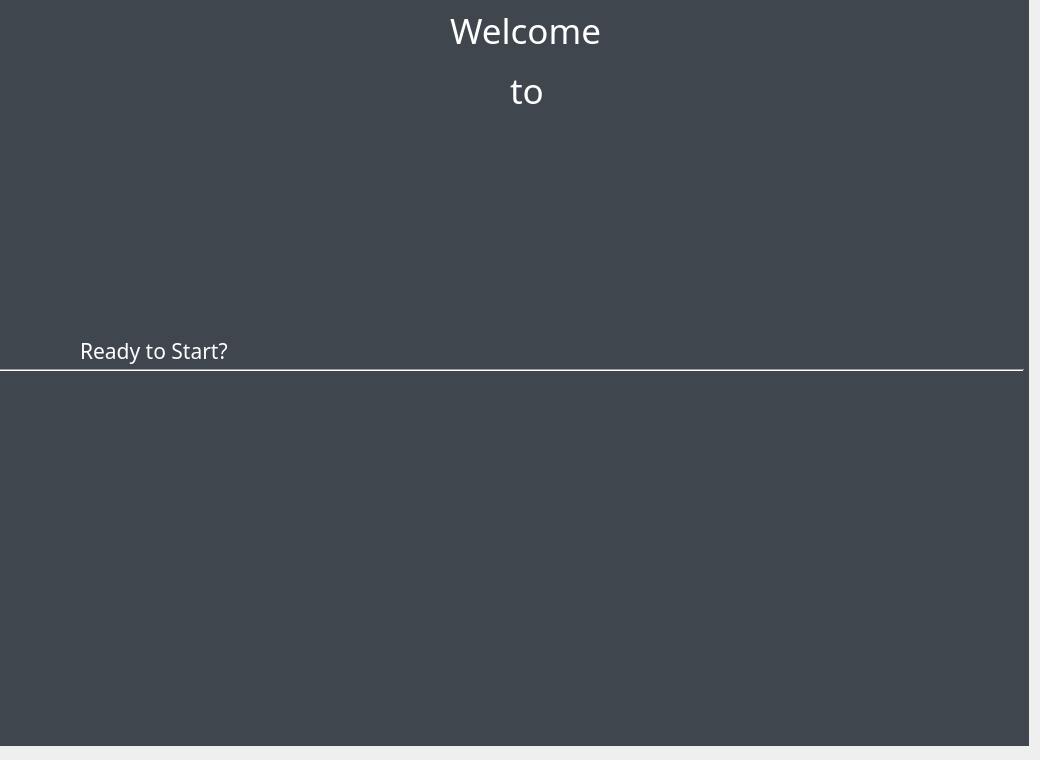
    <widget class="QWidget" name="page_1">
     <widget class="QLabel" name="label_2">
      <property name="geometry">
       <rect>
        <x>450</x>
        <y>0</y>
        <width>161</width>
        <height>61</height>
       </rect>
      </property>
      <property name="palette">
       <palette>
        <active>
         <colorrole role="WindowText">
          <brush brushstyle="SolidPattern">
           <color alpha="255">
            <red>255</red>
            <green>255</green>
            <blue>255</blue>
           </color>
          </brush>
         </colorrole>
         <colorrole role="Text">
          <brush brushstyle="SolidPattern">
           <color alpha="255">
            <red>255</red>
            <green>255</green>
            <blue>255</blue>
           </color>
          </brush>
         </colorrole>
         <colorrole role="ButtonText">
          <brush brushstyle="SolidPattern">
           <color alpha="255">
            <red>255</red>
            <green>255</green>
            <blue>255</blue>
           </color>
          </brush>
         </colorrole>
         <colorrole role="PlaceholderText">
          <brush brushstyle="SolidPattern">
           <color alpha="128">
            <red>255</red>
            <green>255</green>
            <blue>255</blue>
           </color>
          </brush>
         </colorrole>
        </active>
        <inactive>
         <colorrole role="WindowText">
          <brush brushstyle="SolidPattern">
           <color alpha="255">
            <red>255</red>
            <green>255</green>
            <blue>255</blue>
           </color>
          </brush>
         </colorrole>
         <colorrole role="Text">
          <brush brushstyle="SolidPattern">
           <color alpha="255">
            <red>255</red>
            <green>255</green>
            <blue>255</blue>
           </color>
          </brush>
         </colorrole>
         <colorrole role="ButtonText">
          <brush brushstyle="SolidPattern">
           <color alpha="255">
            <red>255</red>
            <green>255</green>
            <blue>255</blue>
           </color>
          </brush>
         </colorrole>
         <colorrole role="PlaceholderText">
          <brush brushstyle="SolidPattern">
           <color alpha="128">
            <red>255</red>
            <green>255</green>
            <blue>255</blue>
           </color>
          </brush>
         </colorrole>
        </inactive>
        <disabled>
         <colorrole role="WindowText">
          <brush brushstyle="SolidPattern">
           <color alpha="255">
            <red>255</red>
            <green>255</green>
            <blue>255</blue>
           </color>
          </brush>
         </colorrole>
         <colorrole role="Text">
          <brush brushstyle="SolidPattern">
           <color alpha="255">
            <red>255</red>
            <green>255</green>
            <blue>255</blue>
           </color>
          </brush>
         </colorrole>
         <colorrole role="ButtonText">
          <brush brushstyle="SolidPattern">
           <color alpha="255">
            <red>255</red>
            <green>255</green>
            <blue>255</blue>
           </color>
          </brush>
         </colorrole>
         <colorrole role="PlaceholderText">
          <brush brushstyle="SolidPattern">
           <color alpha="128">
            <red>255</red>
            <green>255</green>
            <blue>255</blue>
           </color>
          </brush>
         </colorrole>
        </disabled>
       </palette>
      </property>
      <property name="font">
       <font>
        <family>Eras Demi ITC</family>
        <pointsize>26</pointsize>
       </font>
      </property>
      <property name="styleSheet">
       <string notr="true">color: rgb(255, 255, 255);</string>
      </property>
      <property name="text">
       <string>Welcome</string>
      </property>
      <property name="scaledContents">
       <bool>true</bool>
      </property>
     </widget>
     <widget class="Line" name="line">
      <property name="geometry">
       <rect>
        <x>0</x>
        <y>360</y>
        <width>1024</width>
        <height>20</height>
       </rect>
      </property>
      <property name="orientation">
       <enum>Qt::Horizontal</enum>
      </property>
     </widget>
     <widget class="QLabel" name="label_7">
      <property name="geometry">
       <rect>
        <x>80</x>
        <y>330</y>
        <width>311</width>
        <height>41</height>
       </rect>
      </property>
      <property name="palette">
       <palette>
        <active>
         <colorrole role="WindowText">
          <brush brushstyle="SolidPattern">
           <color alpha="255">
            <red>255</red>
            <green>255</green>
            <blue>255</blue>
           </color>
          </brush>
         </colorrole>
         <colorrole role="Text">
          <brush brushstyle="SolidPattern">
           <color alpha="255">
            <red>255</red>
            <green>255</green>
            <blue>255</blue>
           </color>
          </brush>
         </colorrole>
         <colorrole role="ButtonText">
          <brush brushstyle="SolidPattern">
           <color alpha="255">
            <red>255</red>
            <green>255</green>
            <blue>255</blue>
           </color>
          </brush>
         </colorrole>
         <colorrole role="PlaceholderText">
          <brush brushstyle="SolidPattern">
           <color alpha="128">
            <red>255</red>
            <green>255</green>
            <blue>255</blue>
           </color>
          </brush>
         </colorrole>
        </active>
        <inactive>
         <colorrole role="WindowText">
          <brush brushstyle="SolidPattern">
           <color alpha="255">
            <red>255</red>
            <green>255</green>
            <blue>255</blue>
           </color>
          </brush>
         </colorrole>
         <colorrole role="Text">
          <brush brushstyle="SolidPattern">
           <color alpha="255">
            <red>255</red>
            <green>255</green>
            <blue>255</blue>
           </color>
          </brush>
         </colorrole>
         <colorrole role="ButtonText">
          <brush brushstyle="SolidPattern">
           <color alpha="255">
            <red>255</red>
            <green>255</green>
            <blue>255</blue>
           </color>
          </brush>
         </colorrole>
         <colorrole role="PlaceholderText">
          <brush brushstyle="SolidPattern">
           <color alpha="128">
            <red>255</red>
            <green>255</green>
            <blue>255</blue>
           </color>
          </brush>
         </colorrole>
        </inactive>
        <disabled>
         <colorrole role="WindowText">
          <brush brushstyle="SolidPattern">
           <color alpha="255">
            <red>255</red>
            <green>255</green>
            <blue>255</blue>
           </color>
          </brush>
         </colorrole>
         <colorrole role="Text">
          <brush brushstyle="SolidPattern">
           <color alpha="255">
            <red>255</red>
            <green>255</green>
            <blue>255</blue>
           </color>
          </brush>
         </colorrole>
         <colorrole role="ButtonText">
          <brush brushstyle="SolidPattern">
           <color alpha="255">
            <red>255</red>
            <green>255</green>
            <blue>255</blue>
           </color>
          </brush>
         </colorrole>
         <colorrole role="PlaceholderText">
          <brush brushstyle="SolidPattern">
           <color alpha="128">
            <red>255</red>
            <green>255</green>
            <blue>255</blue>
           </color>
          </brush>
         </colorrole>
        </disabled>
       </palette>
      </property>
      <property name="font">
       <font>
        <family>Eras Demi ITC</family>
        <pointsize>16</pointsize>
       </font>
      </property>
      <property name="styleSheet">
       <string notr="true">color: rgb(255, 255, 255);</string>
      </property>
      <property name="text">
       <string>Ready to Start?</string>
      </property>
      <property name="scaledContents">
       <bool>true</bool>
      </property>
     </widget>
     <widget class="QLabel" name="label_8">
      <property name="geometry">
       <rect>
        <x>320</x>
        <y>20</y>
        <width>401</width>
        <height>321</height>
       </rect>
      </property>
      <property name="palette">
       <palette>
        <active>
         <colorrole role="WindowText">
          <brush brushstyle="SolidPattern">
           <color alpha="255">
            <red>255</red>
            <green>255</green>
            <blue>255</blue>
           </color>
          </brush>
         </colorrole>
         <colorrole role="Text">
          <brush brushstyle="SolidPattern">
           <color alpha="255">
            <red>255</red>
            <green>255</green>
            <blue>255</blue>
           </color>
          </brush>
         </colorrole>
         <colorrole role="ButtonText">
          <brush brushstyle="SolidPattern">
           <color alpha="255">
            <red>255</red>
            <green>255</green>
            <blue>255</blue>
           </color>
          </brush>
         </colorrole>
         <colorrole role="PlaceholderText">
          <brush brushstyle="SolidPattern">
           <color alpha="128">
            <red>255</red>
            <green>255</green>
            <blue>255</blue>
           </color>
          </brush>
         </colorrole>
        </active>
        <inactive>
         <colorrole role="WindowText">
          <brush brushstyle="SolidPattern">
           <color alpha="255">
            <red>255</red>
            <green>255</green>
            <blue>255</blue>
           </color>
          </brush>
         </colorrole>
         <colorrole role="Text">
          <brush brushstyle="SolidPattern">
           <color alpha="255">
            <red>255</red>
            <green>255</green>
            <blue>255</blue>
           </color>
          </brush>
         </colorrole>
         <colorrole role="ButtonText">
          <brush brushstyle="SolidPattern">
           <color alpha="255">
            <red>255</red>
            <green>255</green>
            <blue>255</blue>
           </color>
          </brush>
         </colorrole>
         <colorrole role="PlaceholderText">
          <brush brushstyle="SolidPattern">
           <color alpha="128">
            <red>255</red>
            <green>255</green>
            <blue>255</blue>
           </color>
          </brush>
         </colorrole>
        </inactive>
        <disabled>
         <colorrole role="WindowText">
          <brush brushstyle="SolidPattern">
           <color alpha="255">
            <red>255</red>
            <green>255</green>
            <blue>255</blue>
           </color>
          </brush>
         </colorrole>
         <colorrole role="Text">
          <brush brushstyle="SolidPattern">
           <color alpha="255">
            <red>255</red>
            <green>255</green>
            <blue>255</blue>
           </color>
          </brush>
         </colorrole>
         <colorrole role="ButtonText">
          <brush brushstyle="SolidPattern">
           <color alpha="255">
            <red>255</red>
            <green>255</green>
            <blue>255</blue>
           </color>
          </brush>
         </colorrole>
         <colorrole role="PlaceholderText">
          <brush brushstyle="SolidPattern">
           <color alpha="128">
            <red>255</red>
            <green>255</green>
            <blue>255</blue>
           </color>
          </brush>
         </colorrole>
        </disabled>
       </palette>
      </property>
      <property name="font">
       <font>
        <family>Eras Demi ITC</family>
        <pointsize>36</pointsize>
       </font>
      </property>
      <property name="styleSheet">
       <string notr="true">color: rgb(255, 255, 255);</string>
      </property>
      <property name="text">
       <string/>
      </property>
      <property name="textFormat">
       <enum>Qt::PlainText</enum>
      </property>
      <property name="pixmap">
       <pixmap>Images/Logo/GesturePlayLogo_yello.png</pixmap>
      </property>
      <property name="scaledContents">
       <bool>true</bool>
      </property>
     </widget>
     <widget class="QLabel" name="label_3">
      <property name="geometry">
       <rect>
        <x>510</x>
        <y>60</y>
        <width>41</width>
        <height>61</height>
       </rect>
      </property>
      <property name="palette">
       <palette>
        <active>
         <colorrole role="WindowText">
          <brush brushstyle="SolidPattern">
           <color alpha="255">
            <red>255</red>
            <green>255</green>
            <blue>255</blue>
           </color>
          </brush>
         </colorrole>
         <colorrole role="Text">
          <brush brushstyle="SolidPattern">
           <color alpha="255">
            <red>255</red>
            <green>255</green>
            <blue>255</blue>
           </color>
          </brush>
         </colorrole>
         <colorrole role="ButtonText">
          <brush brushstyle="SolidPattern">
           <color alpha="255">
            <red>255</red>
            <green>255</green>
            <blue>255</blue>
           </color>
          </brush>
         </colorrole>
         <colorrole role="PlaceholderText">
          <brush brushstyle="SolidPattern">
           <color alpha="128">
            <red>255</red>
            <green>255</green>
            <blue>255</blue>
           </color>
          </brush>
         </colorrole>
        </active>
        <inactive>
         <colorrole role="WindowText">
          <brush brushstyle="SolidPattern">
           <color alpha="255">
            <red>255</red>
            <green>255</green>
            <blue>255</blue>
           </color>
          </brush>
         </colorrole>
         <colorrole role="Text">
          <brush brushstyle="SolidPattern">
           <color alpha="255">
            <red>255</red>
            <green>255</green>
            <blue>255</blue>
           </color>
          </brush>
         </colorrole>
         <colorrole role="ButtonText">
          <brush brushstyle="SolidPattern">
           <color alpha="255">
            <red>255</red>
            <green>255</green>
            <blue>255</blue>
           </color>
          </brush>
         </colorrole>
         <colorrole role="PlaceholderText">
          <brush brushstyle="SolidPattern">
           <color alpha="128">
            <red>255</red>
            <green>255</green>
            <blue>255</blue>
           </color>
          </brush>
         </colorrole>
        </inactive>
        <disabled>
         <colorrole role="WindowText">
          <brush brushstyle="SolidPattern">
           <color alpha="255">
            <red>255</red>
            <green>255</green>
            <blue>255</blue>
           </color>
          </brush>
         </colorrole>
         <colorrole role="Text">
          <brush brushstyle="SolidPattern">
           <color alpha="255">
            <red>255</red>
            <green>255</green>
            <blue>255</blue>
           </color>
          </brush>
         </colorrole>
         <colorrole role="ButtonText">
          <brush brushstyle="SolidPattern">
           <color alpha="255">
            <red>255</red>
            <green>255</green>
            <blue>255</blue>
           </color>
          </brush>
         </colorrole>
         <colorrole role="PlaceholderText">
          <brush brushstyle="SolidPattern">
           <color alpha="128">
            <red>255</red>
            <green>255</green>
            <blue>255</blue>
           </color>
          </brush>
         </colorrole>
        </disabled>
       </palette>
      </property>
      <property name="font">
       <font>
        <family>Eras Demi ITC</family>
        <pointsize>26</pointsize>
       </font>
      </property>
      <property name="styleSheet">
       <string notr="true">
color: rgb(255, 255, 255);</string>
      </property>
      <property name="text">
       <string>to</string>
      </property>
      <property name="scaledContents">
       <bool>true</bool>
      </property>
     </widget>
     <widget class="QPushButton" name="Profile1">
      <property name="geometry">
       <rect>
        <x>420</x>
        <y>440</y>
        <width>211</width>
        <height>71</height>
       </rect>
      </property>
      <property name="cursor">
       <cursorShape>OpenHandCursor</cursorShape>
      </property>
      <property name="styleSheet">
       <string notr="true">QPushButton{
      color: rgb(255, 255, 255);
      border:none;
}

QPushButton:hover {
      background-color: rgba(236, 236, 236, 30);
}</string>
      </property>
      <property name="text">
       <string/>
      </property>
      <property name="icon">
       <iconset>
        <normaloff>Images/Icons/MainStartButton.png</normaloff>Images/Icons/MainStartButton.png</iconset>
      </property>
      <property name="iconSize">
       <size>
        <width>300</width>
        <height>150</height>
       </size>
      </property>
     </widget>
     <widget class="QLabel" name="label_9">
      <property name="geometry">
       <rect>
        <x>-2</x>
        <y>-5</y>
        <width>1031</width>
        <height>751</height>
       </rect>
      </property>
      <property name="styleSheet">
       <string notr="true">background-color: rgb(64, 70, 77);</string>
      </property>
      <property name="text">
       <string/>
      </property>
      <property name="alignment">
       <set>Qt::AlignBottom|Qt::AlignLeading|Qt::AlignLeft</set>
      </property>
     </widget>
     <zorder>label_9</zorder>
     <zorder>label_2</zorder>
     <zorder>line</zorder>
     <zorder>label_7</zorder>
     <zorder>label_8</zorder>
     <zorder>label_3</zorder>
     <zorder>Profile1</zorder>
    </widget>
